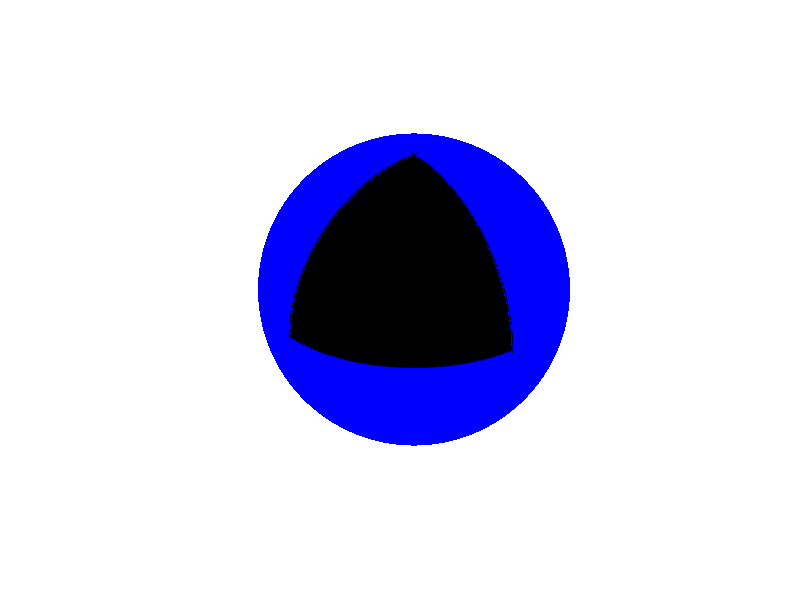

Here is the MATLAB script that generated this plot: (Note: this script raises an error after producing the figure.)
%spherediag.m is a script for drawing a 3D representation of the 3m system with equatorial magnet, probes, torque sensor, ports
%requires probepos.m for probe positions


%approximate dimensions for drawing the sphere with top lid (not exact references!)
%top lid/outer flange radius 0.854m
%inside neck flange radius 0.76m
%lid thickness 7.94cm
%neck flange height 14cm
%sphere radius 1.46m
%top lid surface height from center
%total outer sphere inner surface to top of flange 24.44cm

OUTOUTR = 1.46+0.025; %sphere outer surface radius 1.46m + 1 inch
OUTINR = 1.46;
THTH = 0.5274; %top hole theta 0.5274 radians
MAGOUTR = 2; %magnet outer radius 2m.
MAGINR = 1.8; %magnet inner radius 1.8m
ZMAGB = -0.066;
ZMAGT = 0.066; %+/-6.6cm from equator.

SPHERECOL = -0.7;
SPHEREICOL = -0.9;
PROBECOL = 0.7;
ISCOL = 0;
WIRECOL = -0.4;
SHOWINNER = 1; %SHOW INNER SPHERE IN CUTOUT
NECKBOTTOM = (OUTOUTR*cos(THTH)-0.0254);
NECKTOP =  NECKBOTTOM+0.2444;
FLANGEOUTR = 0.854;
FLANGEINR = 0.76;
FLANGEHEIGHT = 0.14;
FLANGETOP = NECKTOP; %flange top from center
FLANGEBOTTOM = FLANGETOP-0.14;

RSHAFT = 0.084; %shaft radius 8.4cm
LIDTOP = FLANGETOP+.0794;


[xs ys zs] = sphere(300); %basic sphere






Jg = [linspace(0,1,11); linspace(0,1,11); linspace(0,1,11)]';
Jr = [linspace(0,1,11); 0*linspace(0,1,11); 0*linspace(0,1,11)]';
Jb = [0*linspace(0,1,11); 0*linspace(0,1,11); linspace(0,1,11)]';
J = [Jg; Jr; Jb]

%plot outer sphere and inner surface outer sphere


xo = OUTOUTR*xs;
yo = OUTOUTR*ys;
zo = OUTOUTR*zs; %OUTOUTRm  sphere OUTER diameter
%cut a hole in the top of outer sphere
TOPHOLE = 0;
if TOPHOLE
	hole = find(zo>0 & (xo.^2+yo.^2)<0.76.^2);
	xo(hole) = NaN;
	yo(hole) = NaN;
	zo(hole) = NaN;
end

if SHOWINNER
	windowk = find(xo<0 & yo<0 & zo>0);
	phik = atan2(yo(windowk),xo(windowk));
	thetak = acos(zo(windowk)./sqrt(xo(windowk).^2+yo(windowk).^2+zo(windowk).^2));
	thetamax = max(max(thetak));
	thetamin = min(min(thetak));
	thetas = linspace(thetamin-pi/100,thetamax+pi/100,50);
	thetam = [thetas; thetas];
	
	phimax = max(max(phik));
	phimin = min(min(phik));
	phis = linspace(phimin-pi/100,phimax+pi/100,50);
	phim = [phis; phis];
	rwall = [OUTINR*ones(size(phis)); OUTOUTR*ones(size(phis))];
	xw = rwall.*cos(phim);
	yw = rwall.*sin(phim);
	zw = zeros(size(xw));
	zv = rwall.*cos(thetam);
	xvmax = rwall.*sin(thetam).*cos(phimax+pi/100);
	yvmax = rwall.*sin(thetam).*sin(phimax+pi/100);
	xvmin = rwall.*sin(thetam).*cos(phimin-pi/100);
	yvmin = rwall.*sin(thetam).*sin(phimin-pi/100);
	
	WALLCOL = SPHERECOL;
	
	xo(windowk) = NaN;

end

figure; surf(xo,yo,zo,SPHERECOL*ones(size(zo)));
colormap(J); axis equal; axis off;shading flat; 
hold on

shading flat
surf(xo*OUTINR/OUTOUTR,yo*OUTINR/OUTOUTR,zo*OUTINR/OUTOUTR,SPHEREICOL*ones(size(zo)));
if SHOWINNER
	surf(xw,yw,zw,WALLCOL*ones(size(zw)));
	surf(xvmax,yvmax,zv,WALLCOL*ones(size(zv)));
	surf(xvmin,yvmin,zv,WALLCOL*ones(size(zv)));

end
surf(xh,yh,zh,sign(zh)); %to make easy colormapping plot a little sphere that goes from -1 to 1. 
%plot neck
rhedge = 0.76;
thetahole = [0:pi/100:2*pi];
xhedge = 0.76*cos(thetahole);
yhedge = 0.76*sin(thetahole);
ztopedge = FLANGEBOTTOM*ones(size(xhedge));
zbottomedge = (OUTOUTR*cos(THTH)-0.03)*ones(size(xhedge));
Mhx = [xhedge; xhedge];
Mhy = [yhedge; yhedge];
Mhz = [ztopedge; zbottomedge];
surf(Mhx,Mhy,Mhz,SPHERECOL*ones(size(Mhz)));

%plot hall sensors as tiny spheres

ppos = probepos;
Rp = OUTOUTR*ppos(:,1);
thetap = ppos(:,2);
phip = ppos(:,3);
xp = Rp.*sin(thetap).*cos(phip);
yp = Rp.*sin(thetap).*sin(phip);
zp = Rp.*cos(thetap);
[xh yh zh] = sphere(30);
xh = 0.05*xh;
yh = 0.05*yh;
zh = 0.05*zh;
for j = 1:31
	xpr{j} = xp(j) + xh;
	ypr{j} = yp(j) + yh;
	zpr{j} = zp(j) + zh;
end

for j = 1:31
	surf(xpr{j},ypr{j},zpr{j},PROBECOL*ones(size(zpr{j}))); shading flat
end

%inner sphere and shafts
xi = 0.35*OUTINR*xs;
yi = 0.35*OUTINR*ys;
zi = 0.35*OUTINR*zs;

[xsh ysh zsh] = cylinder(RSHAFT,50);

surf(xi,yi,zi,ISCOL*ones(size(zi))); shading flat
surf(xsh,ysh,zsh-1,ISCOL*ones(size(zsh))); shading flat
surf(xsh,ysh,1.4*zsh+0.5,ISCOL*ones(size(zsh))); shading flat

%make a rectangular tube for the magnet
rmag = [1.8*ones(1,10) linspace(MAGINR,MAGOUTR,10) MAGOUTR*ones(1,10) linspace(MAGOUTR,MAGINR,10)]; %set of points on rectangle ... magnet bdry xsec
zmag = [linspace(ZMAGB,ZMAGT,10) ZMAGT*ones(1,10) linspace(ZMAGT,ZMAGB,10) ZMAGB*ones(1,10)];
theta = [0:pi/100:2*pi];
Mxm = zeros(length(theta),length(rmag));
Mym = zeros(length(theta),length(rmag));
Mzm = zeros(length(theta),length(rmag));
for j = 1:length(theta)
	Mxm(j,:) = rmag*cos(theta(j));
	Mym(j,:) = rmag*sin(theta(j));
	Mzm(j,:) = zmag;
end
%make a rectangular tube for the flange
rf = [FLANGEINR*ones(1,10) linspace(FLANGEINR,FLANGEOUTR,10) FLANGEOUTR*ones(1,10) linspace(FLANGEOUTR,FLANGEINR,10)]; %set of points on rectangle ... magnet bdry xsec
zf = [linspace(FLANGEBOTTOM,FLANGETOP,10) FLANGETOP*ones(1,10) linspace(FLANGETOP,FLANGEBOTTOM,10) FLANGEBOTTOM*ones(1,10)];
theta = [0:pi/100:2*pi];
Mxf = zeros(length(theta),length(rf));
Myf = zeros(length(theta),length(rf));
Mzf = zeros(length(theta),length(rf));
for j = 1:length(theta)
	Mxf(j,:) = rf*cos(theta(j));
	Myf(j,:) = rf*sin(theta(j));
	Mzf(j,:) = zf;
end

%make a lid
rlid = [RSHAFT*ones(1,10) linspace(RSHAFT,FLANGEOUTR,30) FLANGEOUTR*ones(1,10) linspace(FLANGEOUTR,RSHAFT,30)]; %set of points on rectangle ... magnet bdry xsec
zlid = [linspace(FLANGETOP,LIDTOP,10) LIDTOP*ones(1,30) linspace(FLANGETOP,FLANGEBOTTOM,10) FLANGEBOTTOM*ones(1,30)];
theta = [0:pi/100:2*pi];
Mxl = zeros(length(theta),length(rlid));
Myl = zeros(length(theta),length(rlid));
Mzl = zeros(length(theta),length(rlid));
for j = 1:length(theta)
	Mxl(j,:) = rlid*cos(theta(j));
	Myl(j,:) = rlid*sin(theta(j));
	Mzl(j,:) = zlid;
end

%make the bell housing
BHBOT=1.8;
BHTOP = 2.1;
BHR = 0.16;
BHHOLE = 0.01;
BHCOL=-0.9
rbh = [BHHOLE*ones(1,10) linspace(BHHOLE,BHR,10) BHR*ones(1,10) linspace(BHR,BHHOLE,10)]; 
zbh = [linspace(BHBOT,BHTOP,10) BHTOP*ones(1,10) linspace(BHBOT,BHTOP,10) BHBOT*ones(1,10)];
theta = [0:pi/100:2*pi];
Mxb = zeros(length(theta),length(rbh));
Myb = zeros(length(theta),length(rbh));
Mzb = zeros(length(theta),length(rbh));

for j = 1:length(theta)
	Mxb(j,:) = rbh*cos(theta(j));
	Myb(j,:) = rbh*sin(theta(j));
	Mzb(j,:) = zbh;
end


%make the torque sensor
TSBOT=BHTOP;
TSTOP = BHTOP+0.15;
TSR = 0.075;
TSHOLE = 0.03;
TSCOL=PROBECOL+0.3;
rts = [TSHOLE*ones(1,10) linspace(TSHOLE,TSR,10) TSR*ones(1,10) linspace(TSR,TSHOLE,10)]; 
zts = [linspace(TSBOT,TSTOP,10) TSTOP*ones(1,10) linspace(TSBOT,TSTOP,10) TSBOT*ones(1,10)];
theta = [0:pi/100:2*pi];
Mxt = zeros(length(theta),length(rts));
Myt = zeros(length(theta),length(rts));
Mzt = zeros(length(theta),length(rts));

for j = 1:length(theta)
	Mxt(j,:) = rts*cos(theta(j));
	Myt(j,:) = rts*sin(theta(j));
	Mzt(j,:) = zts;
end

discr = linspace(0.001,1,10);
diskx = zeros(length(theta),length(discr));
disky = zeros(length(theta),length(discr));
for j = 1:length(theta);
	diskx(j,:) = discr*cos(theta(j));
	disky(j,:) = discr*sin(theta(j));
end

PORTR = 0.16/2;
portx = PORTR*diskx;
porty = PORTR*disky;
portposx = [0 0.6 0 -0.6];
portposy = [0.6 0 -0.6 0];
portposz = [LIDTOP LIDTOP LIDTOP LIDTOP]+0.01;
thetabc = [0:pi/24:2*pi-pi/24];
NBOLTS = length(thetabc)
bx = 0.0254*diskx/2;
by = 0.0254*disky/2;
BOLTR = 0.8255;
bpx = BOLTR*cos(thetabc);
bpy = BOLTR*sin(thetabc);
bpz = ones(size(thetabc))*(LIDTOP+0.01);




%plot magnet, flange, lid, torque coupler, ports, bolt holes
surf(Mxm,Mym,Mzm,WIRECOL*ones(size(Mzm))); %magnet
surf(Mxf,Myf,Mzf,SPHERECOL*ones(size(Mzf))); %flange
surf(Mxl,Myl,Mzl,SPHERECOL*ones(size(Mzl))); %lid
surf(Mxb,Myb,Mzb,BHCOL*ones(size(Mzb))); %bell housing
surf(Mxt,Myt,Mzt,TSCOL*ones(size(Mzt))); %torque sensor

for j = 1:length(portposx);
	surf(portx+portposx(j),porty+portposy(j),portposz(j)*ones(size(portx)),PROBECOL*portposz(j)*ones(size(portx)));
end
shading flat

for j = 1:length(bpx);
	surf(bx+bpx(j),by+bpy(j),bpz(j)*ones(size(bx)),zeros(size(bx)));
end
%set angle, viewport, and lighting
set(gca,'view',[-20 30]);
camlight
xlim([-4 4]);
zlim([-4 4]);
ylim([-4 4]);
zoom(3);

